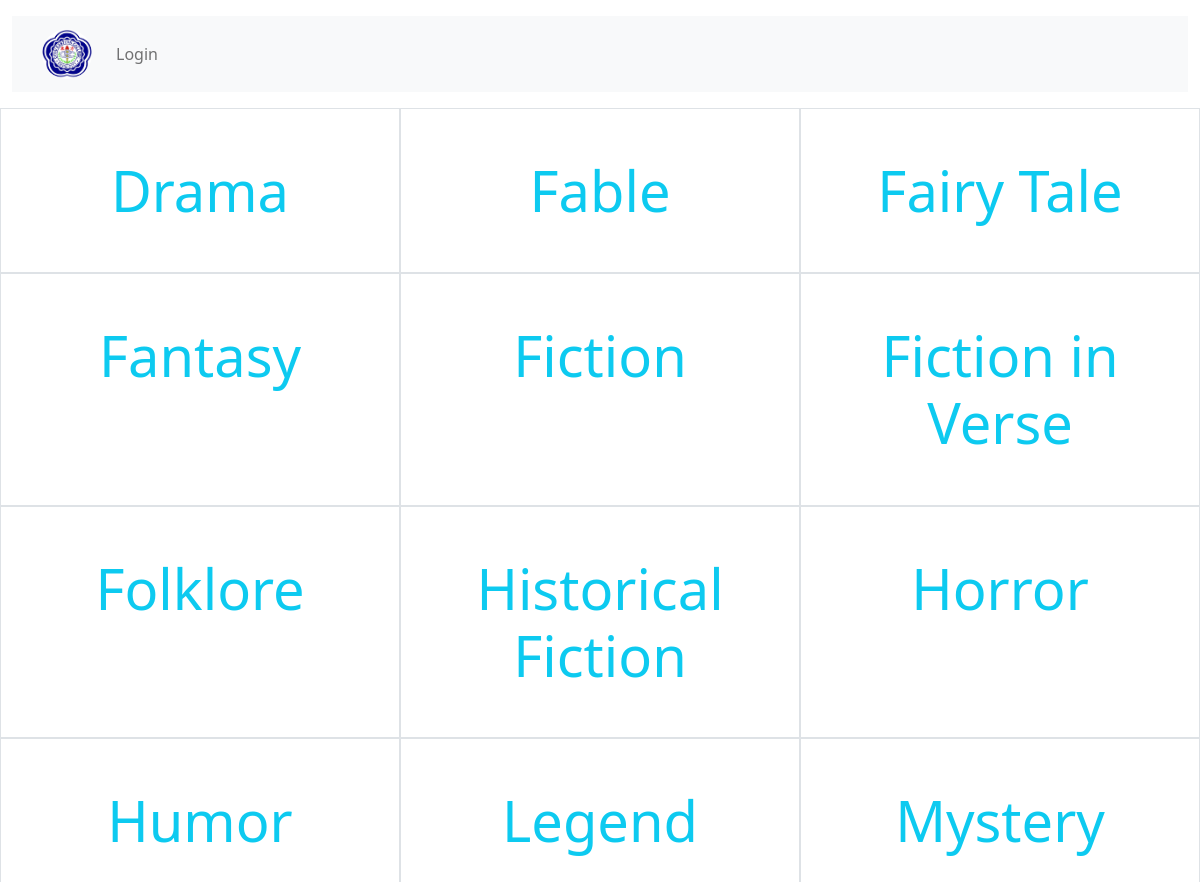
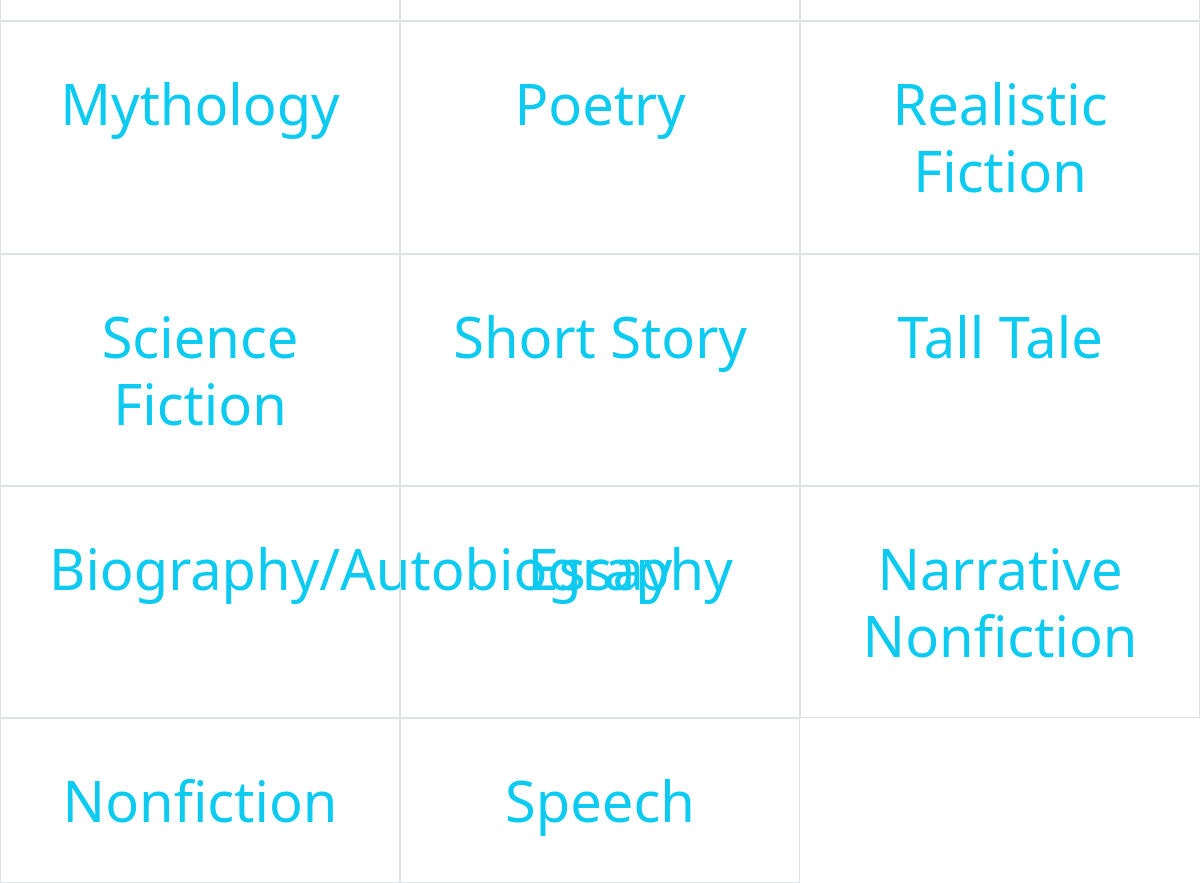
Page /library_dashboard.php on the committed database (2 pictures, top to bottom).
### tables this page shows
CREATE TABLE `genre` (
  `genre_id` int(11) NOT NULL,
  `genre` varchar(255) NOT NULL
);

### functions/connection.php (called while the page is built, shortened)
<?php
function db_connect(){
    $servername = 'localhost';
    $username = 'root';
    $password = '';
    $db_name = 'cec_library';
    return $conn = new mysqli($servername,$username,$password,$db_name);
}
?>

### functions/functions.php (called while the page is built, shortened)
<?php
include 'functions/connection.php';
function dynamic_select($table_name)
{
    $sql = "SELECT * FROM $table_name";
    $result = db_connect()->query($sql);
    if ($result->num_rows > 0) {
        $row = array();
        while ($rows = $result->fetch_assoc()) {
            $row[] = $rows;
        }
        return $row;
    } else {
        return FALSE;
    }
}
function dynamic_book_count($keyword)
{
    $sql = "SELECT * FROM books WHERE book_genre = '$keyword'";
    $result = db_connect()->query($sql);
    if ($result->num_rows > 0) {
        return $result->num_rows;
    } else {
        return 0;
    }
}

### library_dashboard.php (the view, shortened to what this page needs)
<!doctype html>
<html lang="en">
<head>
    <link rel="stylesheet" href="https://cdn.jsdelivr.net/npm/bootstrap@5.0.2/dist/css/bootstrap.min.css">
</head>
<body>
    <div class="container-fluid my-3">
        <?php include 'navbar.php'; ?>
    <div class="container-fluid">
        <div class="row">
            <?php foreach (dynamic_select('genre') as $row) : ?>
                <div class="col-4 border p-5 text-center display-4">
                    <a href="book_list.php?genre=<?php echo $row['genre'] ?>" data-bs-toggle="tooltip" data-bs-placement="top" title="<?php echo dynamic_book_count($row['genre']) ?>" class="text-decoration-none text-info"><?php echo $row['genre'] ?></a>
                </div>
            <?php endforeach; ?>
        </div>
    </div>
</body>
</html>

### rows in the picture
genre: genre "Drama"
genre: genre "Fable"
genre: genre "Fairy Tale"
genre: genre "Fantasy"
genre: genre "Fiction"
genre: genre "Fiction in Verse"
genre: genre "Folklore"
genre: genre "Historical Fiction"
genre: genre "Horror"
genre: genre "Humor"
genre: genre "Legend"
genre: genre "Mystery"
genre: genre "Mythology"
genre: genre "Poetry"
genre: genre "Realistic Fiction"
genre: genre "Science Fiction"
genre: genre "Short Story"
genre: genre "Tall Tale"
genre: genre "Biography/Autobiography"
genre: genre "Essay"
genre: genre "Narrative Nonfiction"
genre: genre "Nonfiction"
genre: genre "Speech"
